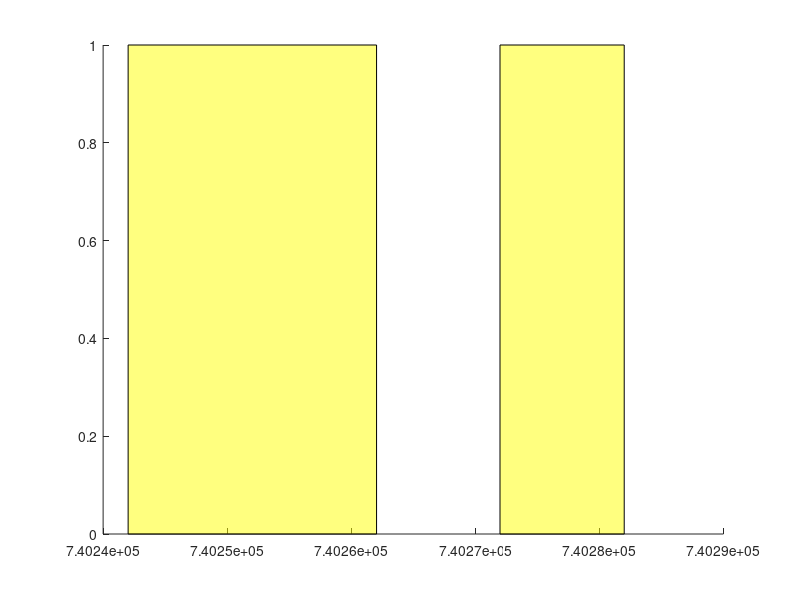

MATLAB code to generate this figure:
function h=ShadePlotForEmpahsisVert( x,colors,alphas)
% ShadePlotForEmpahsis
% Plots a shaded bar for emphasis as commonly seen on cconomic charts
%
% INPUTS:
%  x     where the bar is placed.   If you want a bar from x=4:8 then
%        use [4 8].  If you want x=[4:8,10:20] then use {4:8,10:20}
% colors Use 'y' to make all bars yellow.  Use {'y','g','r'} for
%        yellow, green and red bars.
% alphas Use 0.5 if you want all bars to be translucent.  Use {0,.5,1}
%        for transparent, translucet and opaque bars.
%
% USAGE:
% % DEFINE DATA
% P=[ ...
% 98 98 94 91 84 83 82 87 88 89 91 91 90 89 89 90 91 91 87 86 87 84 79 80 ...
% 85 86 86 85 93 93 93 93 97 97 95 93 93 94 95 96 96 92 89 90 91 91 91 92 ...
% 93 95 99 98 99 97 95 95 94 90 92 93 93 95 94 95 93 92 92 92 91 90 89 89 ...
% 90 89 90 89 88 84 84 83 84 85 85 84 82 82 82 79 80 79 80 78 78 81 83 82 ...
% 81 79 77 77 78 77 78 79 79 81 81 81 78 78 78 78 77 78 79 79 79 79 81 85 ...
% 86 86 86 87 85 84 85 86 88 88 90 88 88 87 86 86 85 87 87 87 86 85 84 83 ...
% 82 81 81 82 81 80 82 81 79 80 81 80 80 79 85 85 82 83 84 85 86 87 86 86 ...
% 85 85 85 83 79 81 83 83 84 82 80 80 80 80 84 81 80 76 71 70 70 69 69 68 ...
% 67 68 68 68 67 68 68 70 70 72 72 71 69 68 68 68 67 68 67 66 67 67 67 66 ...
% 65 66 65 62 60 60 59 59 59 59 65 66 63 65 68 68 68 68 69 73 74 71 71 69 ...
% 71 72 72 76 76 74 77 80 82 80 78 80 80 80 80 81 80 79 77];
% T=today-length(P)+1:today;
% Y={today-[13 74],today-[142 172]};
% G={today-[30 51]};
%
% % PLOT THE DATA
% plot(T,P);
% datetick;
% line(get(gca,'Xlim'),[80 80])
% line(get(gca,'Xlim'),[68 68])%
% title({'ShadePlotForEmphasis','(P<80 yellow, P<68 green)'});
%
% % DRAW SOME YELLOW BARS
% ShadePlotForEmpahsis(Y,'y',0.5);
%
% % DRAW A GREEN BAR
% ShadePlotForEmpahsis(G,'g',0.5);
%
%
% | ##  _#__/
% | ##  / #
% | ## / #
% | /#\_/  #
% |/ ##   #
% |__##_____#_____
%
% IT'S NOT FANCY BUT IT WORKS

% Michael Robbins
% robbins@bloomberg.net
% michael.robbins@us.cibc.com

if nargin<1
   x={[today-50 today-30],[today-20 today-10]};
end;
if nargin<2 colors='y'; end;
if nargin<2 alphas=.5; end;

if ~iscell( x)  x={ x}; end;
if ~iscell(colors) colors={colors}; end;
if ~iscell(alphas) alphas={alphas}; end;

if length(colors)>length( x) colors=colors(1:length( x)); end;
if length(colors)<length( x) t=colors{1}; colors=[]; for i=1:length( x) colors{i}=t; end; end;

if length(alphas)>length( x) alphas=alphas(1:length( x)); end;
if length(alphas)<length( x) t=alphas{1}; alphas=[]; for i=1:length( x) alphas{i}=t; end; end;

for i=1:length( x)
  h(i)=patch([repmat( x{i}(1),1,2) repmat( x{i}(2),1,2)], ...
    [get(gca,'YLim') fliplr(get(gca,'YLim'))], ...
    [0 0 0 0],colors{i});
    set(h(i),'FaceAlpha',alphas{i});
end;
